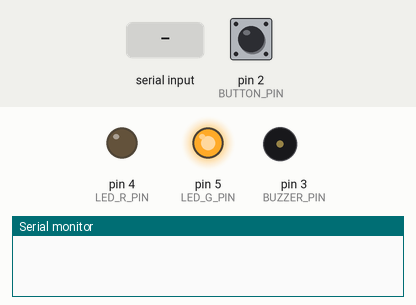
Bench run of a sketch on a simulated Arduino Uno, built with avr-gcc and run on an emulated ATmega328P. On the bench: output pins drawn as LEDs (lit = HIGH), buzzer (waves = sounding), the last lines printed to the serial monitor. Dashed ring = blinking. The inputs (shaded band) are chosen by the test bench; at power-on: pin 2 (BUTTON_PIN) HIGH.

Above: at 1.2 s.
1.3 s: pin 2 (BUTTON_PIN) pulled LOW for 0.15 s
At 1.95 s:
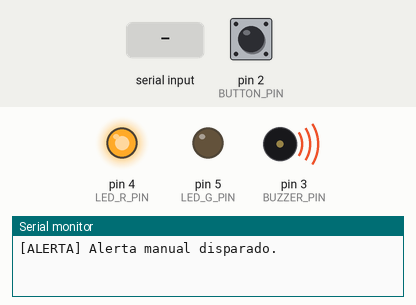
4.3 s: pin 2 (BUTTON_PIN) pulled LOW for 1 s
At 5.7 s:
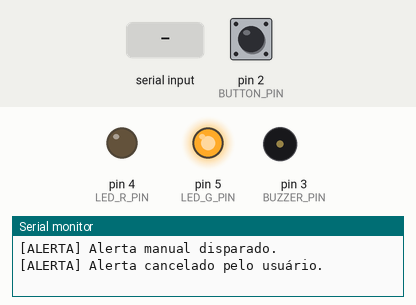
6.8 s: pin 2 (BUTTON_PIN) pulled LOW for 0.15 s
At 7.05 s:
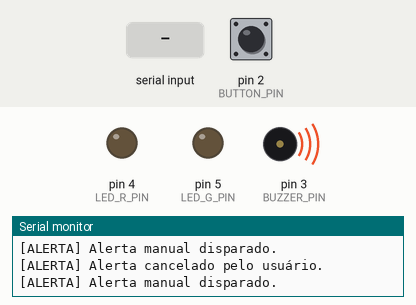
9.9 s: pin 2 (BUTTON_PIN) pulled LOW for 3.2 s
At 11.2 s:
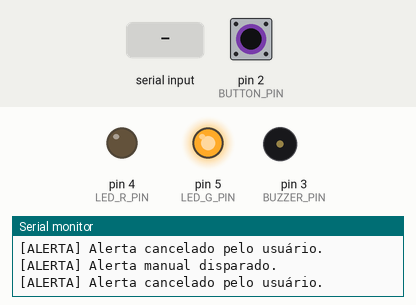
14.6 s: pin 2 (BUTTON_PIN) pulled LOW for 0.15 s
At 20.4 s:
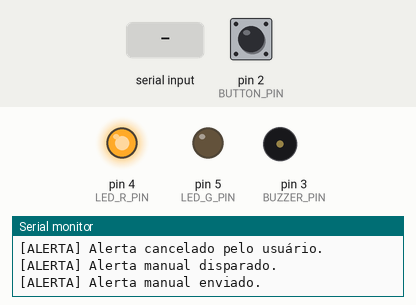
20.7 s: "Q" received over Serial
At 21.16 s:
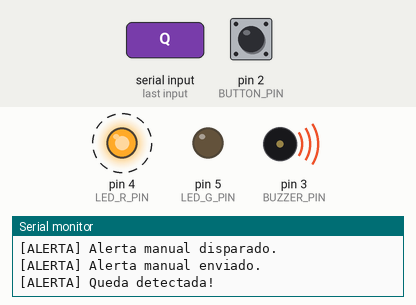
Timing chart, 0 to 24.7 s (numbered marks = the images above; inputs shaded):
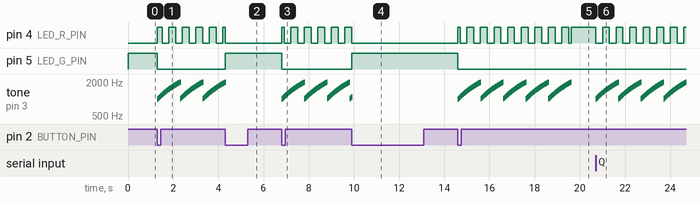

The sketch:

codigoButtonBuzzerLed.ino
```cpp
// Pinos principais
const int BUTTON_PIN = 2;
const int BUZZER_PIN = 3;

// Pinos LED RGB (cátodo comum)
const int LED_R_PIN = 4;
const int LED_G_PIN = 5;

// Estados do botão
bool buttonState = HIGH;
bool lastButtonState = HIGH;

// Estados do sistema
enum AlertState { NONE, MANUAL_ALERT, FALL_ALERT };
AlertState alertState = NONE;
bool alertEnded = false;

unsigned long alertStartTime = 0;

void setup() {
  pinMode(BUTTON_PIN, INPUT_PULLUP);
  pinMode(BUZZER_PIN, OUTPUT);

  pinMode(LED_R_PIN, OUTPUT);
  pinMode(LED_G_PIN, OUTPUT);

  digitalWrite(BUZZER_PIN, LOW);
  digitalWrite(LED_R_PIN, LOW);
  digitalWrite(LED_G_PIN, LOW);

  Serial.begin(9600);
}

void loop() {
  // Leitura de botão com transição (detectar borda de descida)
  buttonState = digitalRead(BUTTON_PIN);
  if (buttonState == LOW && lastButtonState == HIGH) {
    if (alertState == NONE) {
      alertState = MANUAL_ALERT;
      alertStartTime = millis();
      alertEnded = false;
      Serial.println("[ALERTA] Alerta manual disparado.");
    } else {
      alertState = NONE;
      alertEnded = false;
      noTone(BUZZER_PIN);
      Serial.println("[ALERTA] Alerta cancelado pelo usuário.");
    }
  }
  lastButtonState = buttonState;

  // Simulação de queda via serial
  if (Serial.available() > 0) {
    char c = Serial.read();
    if ((c == 'Q' || c == 'q') && alertState == NONE) {
      alertState = FALL_ALERT;
      alertStartTime = millis();
      alertEnded = false;
      Serial.println("[ALERTA] Queda detectada!");
    }
  }

  // Controle do buzzer com sirene (variação de tom)
  if (alertState != NONE) {
    unsigned long duration = (alertState == MANUAL_ALERT) ? 5000 : 10000;
    if (millis() - alertStartTime >= duration) {
      if (alertState == MANUAL_ALERT) {
        Serial.println("[ALERTA] Alerta manual enviado.");
      } else {
        Serial.println("[ALERTA] Alerta de queda enviado.");
      }
      alertState = NONE;
      alertEnded = true;
      noTone(BUZZER_PIN);
    } else {
      // Sirene → varia tom de 1000Hz a 2000Hz em ciclo de 1s
      unsigned long t = (millis() - alertStartTime) % 1000;
      int freq = 1000 + (t * 1000) / 1000;
      tone(BUZZER_PIN, freq);
    }
  } else {
    noTone(BUZZER_PIN);
  }

  // Atualiza LED RGB conforme estado
  updateRGBLed();

  delay(10);
}

// Função para controlar o LED RGB
void updateRGBLed() {
  if (alertState == NONE) {
    if (alertEnded) {
      // Alerta já enviado → Vermelho fixo
      digitalWrite(LED_R_PIN, HIGH);
      digitalWrite(LED_G_PIN, LOW);
    } else {
      // Normal → Verde fixo
      digitalWrite(LED_R_PIN, LOW);
      digitalWrite(LED_G_PIN, HIGH);
    }
  } else {
    // Durante alerta → Vermelho piscando
    if ((millis() / 300) % 2 == 0) {
      digitalWrite(LED_R_PIN, HIGH);
    } else {
      digitalWrite(LED_R_PIN, LOW);
    }
    digitalWrite(LED_G_PIN, LOW);
  }
}
```

Measured:
- after the input at 1.3 s, pin 4 (LED_R_PIN): LOW → HIGH at once, then repeats every 0.60 s: LOW 0.29 s, HIGH 0.31 s; pin 5 (LED_G_PIN): HIGH → LOW at once
- after the input at 4.3 s, pin 5 (LED_G_PIN): LOW → HIGH at once
- after the input at 6.8 s, pin 4 (LED_R_PIN): LOW → HIGH at once, then repeats every 0.60 s: LOW 0.29 s, HIGH 0.31 s; pin 5 (LED_G_PIN): HIGH → LOW at once
- after the input at 9.9 s, pin 4 (LED_R_PIN): goes on until 9.9 s, then stays LOW; pin 5 (LED_G_PIN): LOW → HIGH at once
- after the input at 14.6 s, pin 4 (LED_R_PIN): goes HIGH 0.10 s, 8 × (LOW 0.29 s, HIGH 0.31 s), LOW 0.10 s, then HIGH, starting at once; pin 5 (LED_G_PIN): HIGH → LOW at once
- after the input at 20.7 s, pin 4 (LED_R_PIN): alternates HIGH for 0.29 s and LOW for 0.31 s, starting at once; tone on pin 3 (BUZZER_PIN): plays 1000 Hz for 0.01 s, 1010 Hz for 0.01 s, 1020 Hz for 0.01 s, 1030 Hz for 0.01 s, 1041 Hz for 0.01 s, 1051 Hz for 0.01 s … (393 notes in this stretch), starting at once
